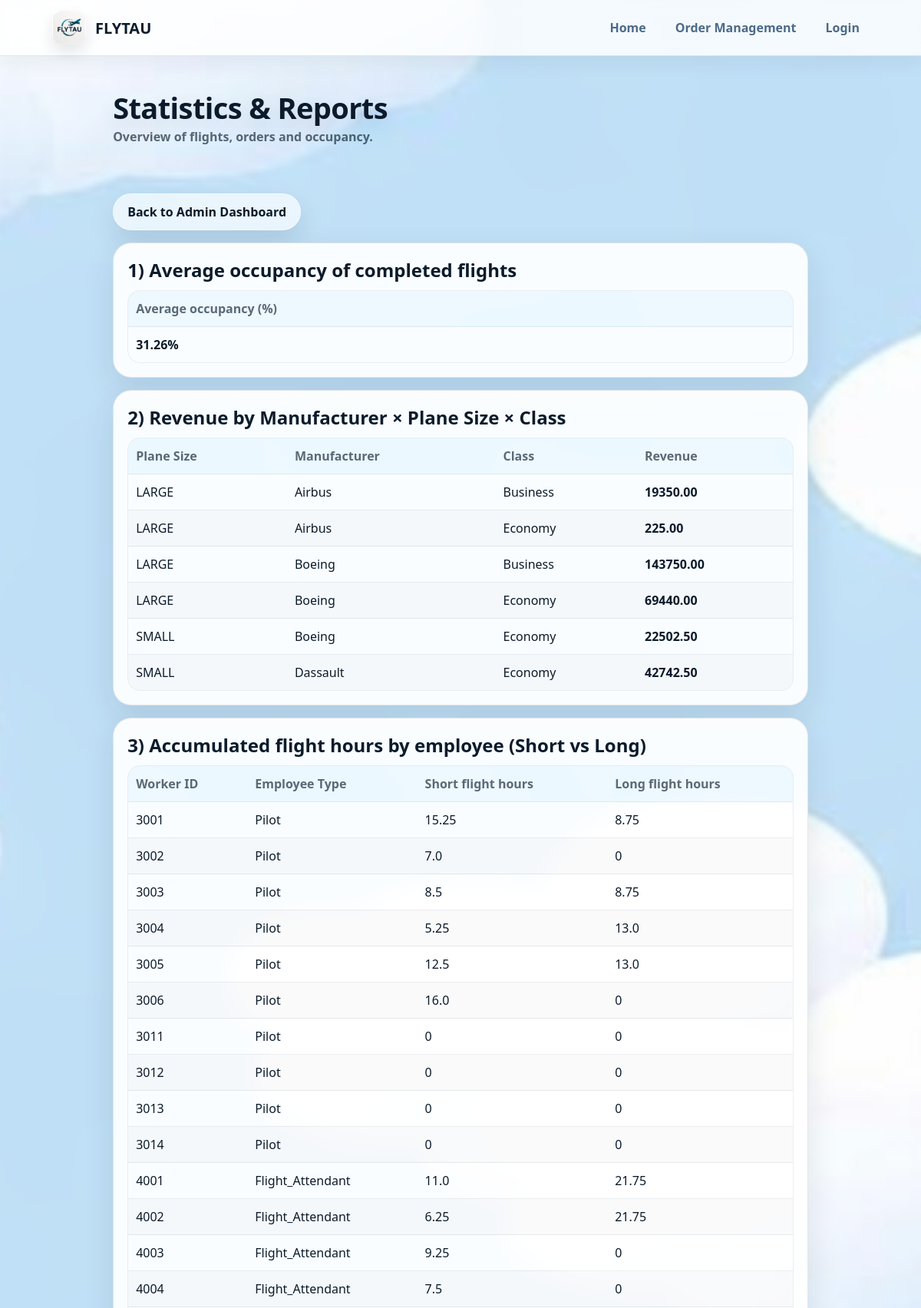
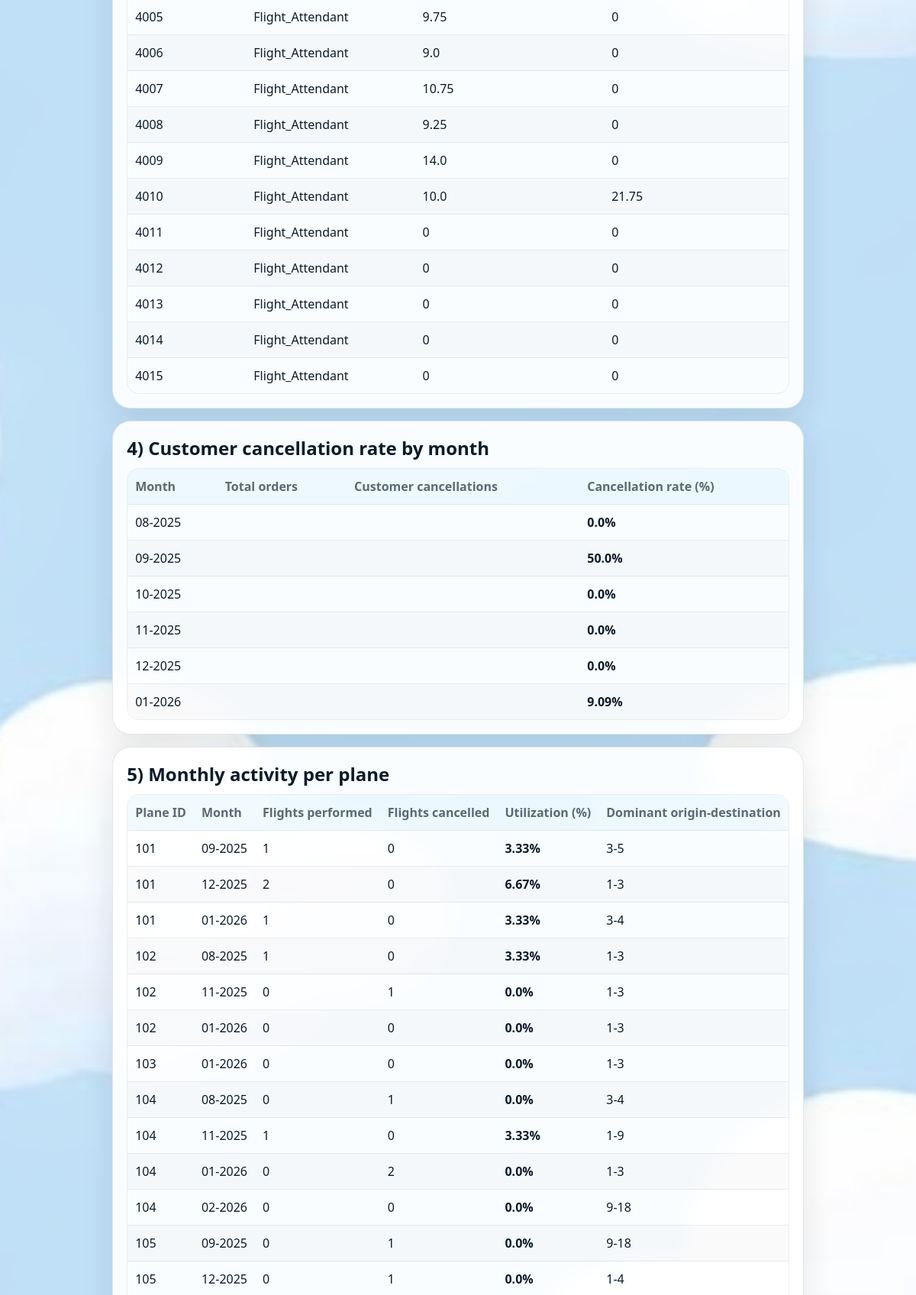
The page /admin/reports (signed in, upper part) on the database its author committed (2 pictures, top to bottom).
### tables this page shows
CREATE TABLE Planes (
    Plane_ID INTEGER PRIMARY KEY,
    Purchase_Date TEXT,
    Plane_Size TEXT NOT NULL CHECK (Plane_Size IN ('SMALL','LARGE')),
    Manufacturer TEXT NOT NULL CHECK (Manufacturer IN ('Boeing','Airbus','Dassault'))
);

CREATE TABLE Pilots (
    Worker_ID INTEGER PRIMARY KEY,
    City TEXT,
    Street TEXT,
    House_Number INTEGER,
    First_Name_In_Hebrew TEXT,
    Last_Name_In_Hebrew TEXT,
    Worker_Phone_Number TEXT,
    Start_Date TEXT,
    Is_Qualified INTEGER CHECK (Is_Qualified IN (0,1))
);

### main.py (the view)
@app.route("/admin/reports", methods=["GET"])
def admin_reports():
    if not admin_required_or_redirect():
        return redirect(url_for("login"))
    avg_occupancy_percent = None
    revenue_rows = []
    worker_hours_rows = []
    cancel_rate_rows = []
    plane_month_rows = []
    try:
        with db_cursor() as (_, cursor):
            cursor.execute("""
                SELECT
                    ROUND(AVG(per_flight.occupied_seats * 1.0 / per_flight.total_seats) * 100, 2) AS avg_occupancy_percent
                FROM (
                    SELECT
                        f.Flight_ID,
                        COUNT(*) AS occupied_seats,
                        (
                            SELECT COUNT(*)
                            FROM Seats s
                            WHERE s.Plane_ID = f.Plane_ID
                        ) AS total_seats
                    FROM Flight f
                    JOIN Orders o
                        ON o.Flight_ID = f.Flight_ID
                    JOIN Selected_Seats ss
                        ON ss.Unique_Order_ID = o.Unique_Order_ID
                       AND ss.Is_Occupied = 1
                    WHERE f.Flight_Status = 'done'
                    GROUP BY f.Flight_ID, f.Plane_ID
                ) AS per_flight;
            """)
            row = cursor.fetchone()
            avg_occupancy_percent = row["avg_occupancy_percent"] if row else None
            cursor.execute("""
                SELECT
                    pl.Plane_Size,
                    pl.Manufacturer,
                    s.Class,
                    SUM(
                        CASE
                            WHEN o.Order_Status IN ('active','done') THEN
                                CASE
                                    WHEN s.Class = 'Economy'  THEN f.Economy_Price
                                    WHEN s.Class = 'Business' THEN f.Business_Price
                                END
                            WHEN o.Order_Status = 'customercancellation' THEN
                                0.05 * CASE
                                    WHEN s.Class = 'Economy'  THEN f.Economy_Price
                                    WHEN s.Class = 'Business' THEN f.Business_Price
                                END
                            WHEN o.Order_Status = 'systemcancellation' THEN
                                0
                            ELSE 0
                        END
                    ) AS Revenue
                FROM Orders o
                JOIN Flight f
                  ON f.Flight_ID = o.Flight_ID
                JOIN Planes pl
                  ON pl.Plane_ID = f.Plane_ID
                JOIN Selected_Seats ss
                  ON ss.Unique_Order_ID = o.Unique_Order_ID
                JOIN Seats s
                  ON s.Plane_ID = ss.Plane_ID
                 AND s.Row_Num = ss.Row_Num
                 AND s.Column_Number = ss.Column_Number
                GROUP BY
                    pl.Plane_Size,
                    pl.Manufacturer,
                    s.Class
                ORDER BY
                    pl.Manufacturer, pl.Plane_Size, s.Class;
            """)
            revenue_rows = cursor.fetchall() or []
            cursor.execute("""
                SELECT
                    w.Worker_ID,
                    w.Employee_Type,
                    ROUND(SUM(
                        CASE
                            WHEN (strftime('%s','1970-01-01 ' || r.Duration) - strftime('%s','1970-01-01 00:00:00'))
                                 <= (6 * 3600)
                            THEN (strftime('%s','1970-01-01 ' || r.Duration) - strftime('%s','1970-01-01 00:00:00'))
                            ELSE 0
                        END
                    ) / 3600.0, 2) AS Short_Flight_Hours,
                    ROUND(SUM(
                        CASE
                            WHEN (strftime('%s','1970-01-01 ' || r.Duration) - strftime('%s','1970-01-01 00:00:00'))
                                 > (6 * 3600)
                            THEN (strftime('%s','1970-01-01 ' || r.Duration) - strftime('%s','1970-01-01 00:00:00'))
                            ELSE 0
                        END
                    ) / 3600.0, 2) AS Long_Flight_Hours
                FROM (
                    SELECT Worker_ID, 'Pilot' AS Employee_Type
                    FROM Pilots
                    UNION ALL
                    SELECT Worker_ID, 'Flight_Attendant' AS Employee_Type
                    FROM Flight_Attendants
                ) AS w

                LEFT JOIN Pilots_Scheduled_to_Flights psf
                  ON w.Employee_Type = 'Pilot'
                 AND psf.Worker_ID = w.Worker_ID

                LEFT JOIN Flight_Attendants_Assigned_To_Flights fa
                  ON w.Employee_Type = 'Flight_Attendant'
                 AND fa.Worker_ID = w.Worker_ID

                LEFT JOIN Flight f
                  ON f.Flight_ID = COALESCE(psf.Flight_ID, fa.Flight_ID)
                 AND f.Flight_Status = 'done'

                LEFT JOIN Routes r
                  ON r.Origin_Airport = f.Origin_Airport
                 AND r.Destination_Airport = f.Destination_Airport

                GROUP BY
                    w.Worker_ID,
                    w.Employee_Type
                ORDER BY
                    w.Worker_ID,
                    w.Employee_Type;
            """)
            worker_hours_rows = cursor.fetchall() or []
            cursor.execute("""
                SELECT
                    strftime('%m-%Y', Date_Of_Order) AS month_year,
                    ROUND(
                        100.0 * SUM(CASE WHEN Order_Status = 'customercancellation' THEN 1 ELSE 0 END) / COUNT(*),
                        2
                    ) AS customer_cancellation_rate_percent
                FROM Orders
                GROUP BY strftime('%Y-%m', Date_Of_Order)
                ORDER BY MIN(Date_Of_Order);
            """)
            cancel_rate_rows = cursor.fetchall() or []
            cursor.execute("""
                SELECT
                    f.Plane_ID,
                    strftime('%m-%Y', MIN(f.Departure_Date)) AS month_year,

                    SUM(CASE WHEN f.Flight_Status = 'done' THEN 1 ELSE 0 END) AS flights_performed,
                    SUM(CASE WHEN f.Flight_Status = 'cancelled' THEN 1 ELSE 0 END) AS flights_cancelled,

                    ROUND(100.0 * SUM(CASE WHEN f.Flight_Status = 'done' THEN 1 ELSE 0 END) / 30.0, 2) AS utilization_percent,

                    (
                        SELECT printf('%s-%s', f2.Origin_Airport, f2.Destination_Airport)
                        FROM Flight f2
                        WHERE f2.Plane_ID = f.Plane_ID
                          AND strftime('%Y-%m', f2.Departure_Date) = strftime('%Y-%m', MIN(f.Departure_Date))
                        GROUP BY f2.Origin_Airport, f2.Destination_Airport
                        ORDER BY COUNT(*) DESC, f2.Origin_Airport, f2.Destination_Airport
                        LIMIT 1
                    ) AS dominant_origin_destination

                FROM Flight f
                GROUP BY
                    f.Plane_ID,
                    strftime('%Y', f.Departure_Date),
                    strftime('%m', f.Departure_Date)
                ORDER BY
                    f.Plane_ID,
                    strftime('%Y', f.Departure_Date),
                    strftime('%m', f.Departure_Date);
            """)
            plane_month_rows = cursor.fetchall() or []
        return render_template(
            "admin_reports.html",
            avg_occupancy_percent=avg_occupancy_percent,
            revenue_rows=revenue_rows,
            worker_hours_rows=worker_hours_rows,
            cancel_rate_rows=cancel_rate_rows,
            plane_month_rows=plane_month_rows
        )
    except Exception as e:
        flash(f"Database error loading reports: {e}", "error")
        return redirect(url_for("admin_dashboard"))

### templates/admin_reports.html (shortened to what this page needs)
<!DOCTYPE html>
<html lang="en">
<head>
  <link rel="stylesheet" href="{{ url_for('static', filename='styles.css') }}">
</head>
<body>
  {% include "topbar.html" %}
  <main class="page">
    <div class="page-inner">
      <section class="hero-card hero-card--wide">
        <h1 style="margin:0;">Statistics & Reports</h1>
        <p class="subtitle" style="margin-top:6px;">Overview of flights, orders and occupancy.</p>
        <div class="cta-row cta-row--below" style="margin-top:14px;">
          <a class="btn btn-secondary" href="{{ url_for('admin_dashboard') }}">Back to Admin Dashboard</a>
        </div>
      </section>
      <section class="table-card" style="margin-top:16px;">
        <h2 style="margin:0 0 10px;">1) Average occupancy of completed flights</h2>
        <div class="table-wrap">
          <table class="flights-table">
            <thead>
              <tr>
                <th>Average occupancy (%)</th>
              </tr>
            </thead>
            <tbody>
              <tr>
                <td>
                  {% if avg_occupancy_percent is not none %}
                    <b>{{ avg_occupancy_percent }}%</b>
                  {% else %}
                    <span class="muted">No data</span>
                  {% endif %}
                </td>
              </tr>
            </tbody>
          </table>
        </div>
      </section>
      <section class="table-card" style="margin-top:16px;">
        <h2 style="margin:0 0 10px;">2) Revenue by Manufacturer × Plane Size × Class</h2>
        <div class="table-wrap">
          <table class="flights-table">
            <thead>
              <tr>
                <th>Plane Size</th>
                <th>Manufacturer</th>
                <th>Class</th>
                <th>Revenue</th>
              </tr>
            </thead>
            <tbody>
              {% if revenue_rows and revenue_rows|length > 0 %}
                {% for r in revenue_rows %}
                  <tr>
                    <td>{{ r.Plane_Size }}</td>
                    <td>{{ r.Manufacturer }}</td>
                    <td>{{ r.Class }}</td>
                    <td><b>{{ "%.2f"|format(r.Revenue or 0) }}</b></td>
                  </tr>
                {% endfor %}
              {% else %}
                <tr><td colspan="4" class="muted">No data</td></tr>
              {% endif %}
            </tbody>
          </table>
        </div>
      </section>
      <section class="table-card" style="margin-top:16px;">
        <h2 style="margin:0 0 10px;">3) Accumulated flight hours by employee (Short vs Long)</h2>
        <div class="table-wrap">
          <table class="flights-table">
            <thead>
              <tr>
                <th>Worker ID</th>
                <th>Employee Type</th>
                <th>Short flight hours</th>
                <th>Long flight hours</th>
              </tr>
            </thead>
            <tbody>
              {% if worker_hours_rows and worker_hours_rows|length > 0 %}
                {% for r in worker_hours_rows %}
                  <tr>
                    <td>{{ r.Worker_ID }}</td>
                    <td>{{ r.Employee_Type }}</td>
                    <td>{{ r.Short_Flight_Hours or 0 }}</td>
                    <td>{{ r.Long_Flight_Hours or 0 }}</td>
                  </tr>
                {% endfor %}
              {% else %}
                <tr><td colspan="4" class="muted">No data</td></tr>
              {% endif %}
            </tbody>
          </table>
        </div>
      </section>
      <section class="table-card" style="margin-top:16px;">
        <h2 style="margin:0 0 10px;">4) Customer cancellation rate by month</h2>
        <div class="table-wrap">
          <table class="flights-table">
            <thead>
              <tr>
                <th>Month</th>
                <th>Total orders</th>
                <th>Customer cancellations</th>
                <th>Cancellation rate (%)</th>
              </tr>
            </thead>
            <tbody>
              {% if cancel_rate_rows and cancel_rate_rows|length > 0 %}
                {% for r in cancel_rate_rows %}
                  <tr>
                    <td>{{ r.month_year }}</td>
                    <td>{{ r.total_orders }}</td>
                    <td>{{ r.customer_cancellations }}</td>
                    <td><b>{{ r.customer_cancellation_rate_percent }}%</b></td>
                  </tr>
                {% endfor %}
              {% else %}
                <tr><td colspan="4" class="muted">No data</td></tr>
              {% endif %}
            </tbody>
          </table>
        </div>
      </section>
      <section class="table-card" style="margin-top:16px; margin-bottom:24px;">
        <h2 style="margin:0 0 10px;">5) Monthly activity per plane</h2>
        <div class="table-wrap">
          <table class="flights-table">
            <thead>
              <tr>
                <th>Plane ID</th>
                <th>Month</th>
                <th>Flights performed</th>
                <th>Flights cancelled</th>
                <th>Utilization (%)</th>
                <th>Dominant origin-destination</th>
              </tr>
            </thead>
            <tbody>
              {% if plane_month_rows and plane_month_rows|length > 0 %}
                {% for r in plane_month_rows %}
                  <tr>
                    <td>{{ r.Plane_ID }}</td>
                    <td>{{ r.month_year }}</td>
                    <td>{{ r.flights_performed }}</td>
                    <td>{{ r.flights_cancelled }}</td>
                    <td><b>{{ r.utilization_percent }}%</b></td>
                    <td>{{ r.dominant_origin_destination }}</td>
                  </tr>
                {% endfor %}
              {% else %}
                <tr><td colspan="6" class="muted">No data</td></tr>
              {% endif %}
            </tbody>
          </table>
        </div>
      </section>
    </div>
  </main>
</body>
</html>

### rows shown on the page
Planes: Plane_Size "SMALL", Manufacturer "Boeing", Class "Economy", Revenue "22502.50"
Pilots: Worker_ID "3001", Employee_Type "Pilot", Short_Flight_Hours "15.25", Long_Flight_Hours "8.75"
Pilots: Worker_ID "3002", Employee_Type "Pilot", Short_Flight_Hours "7.0", Long_Flight_Hours "0"
Pilots: Worker_ID "3003", Employee_Type "Pilot", Short_Flight_Hours "8.5", Long_Flight_Hours "8.75"
Pilots: Worker_ID "3004", Employee_Type "Pilot", Short_Flight_Hours "5.25", Long_Flight_Hours "13.0"
Pilots: Worker_ID "3005", Employee_Type "Pilot", Short_Flight_Hours "12.5", Long_Flight_Hours "13.0"
Pilots: Worker_ID "3006", Employee_Type "Pilot", Short_Flight_Hours "16.0", Long_Flight_Hours "0"
Pilots: Worker_ID "3011", Employee_Type "Pilot", Is_Qualified "0"
Pilots: Worker_ID "3012", Employee_Type "Pilot", Is_Qualified "0"
Pilots: Worker_ID "3013", Employee_Type "Pilot", Is_Qualified "0"
Pilots: Worker_ID "3014", Employee_Type "Pilot", Is_Qualified "0"

### other values the page prints
{{ avg_occupancy_percent }} "31.26"
{{ r.Plane_Size }} "LARGE" "LARGE" "LARGE" "LARGE" "SMALL"
{{ r.Manufacturer }} "Airbus" "Airbus" "Boeing" "Boeing" "Dassault"
{{ r.Class }} "Business" "Economy" "Business" "Economy" "Economy"
{{ "%.2f"|format(r.Revenue or 0) }} "19350.00" "225.00" "143750.00" "69440.00" "42742.50"
{{ r.Worker_ID }} "4001" "4002" "4003" "4004" "4005" "4006" "4007" "4008" "4009" "4010" "4011" "4012" "4013" "4014" "4015"
{{ r.Employee_Type }} "Flight_Attendant" "Flight_Attendant" "Flight_Attendant" "Flight_Attendant" "Flight_Attendant" "Flight_Attendant" "Flight_Attendant" "Flight_Attendant" "Flight_Attendant" "Flight_Attendant" "Flight_Attendant" "Flight_Attendant" "Flight_Attendant" "Flight_Attendant" "Flight_Attendant"
{{ r.Short_Flight_Hours or 0 }} "11.0" "6.25" "9.25" "7.5" "9.75" "9.0" "10.75" "9.25" "14.0" "10.0" "0" "0" "0" "0" "0"
{{ r.Long_Flight_Hours or 0 }} "21.75" "21.75" "0" "0" "0" "0" "0" "0" "0" "21.75" "0" "0" "0" "0" "0"
{{ r.month_year }} "08-2025" "09-2025" "10-2025" "11-2025" "12-2025" "01-2026"
{{ r.customer_cancellation_rate_percent }} "0.0" "50.0" "0.0" "0.0" "0.0" "9.09"
{{ r.Plane_ID }} "101" "101" "101" "102" "102" "102" "103" "104" "104" "104" "104" "105" "105"
{{ r.month_year }} "09-2025" "12-2025" "01-2026" "08-2025" "11-2025" "01-2026" "01-2026" "08-2025" "11-2025" "01-2026" "02-2026" "09-2025" "12-2025"
{{ r.flights_performed }} "1" "2" "1" "1" "0" "0" "0" "0" "1" "0" "0" "0" "0"
{{ r.flights_cancelled }} "0" "0" "0" "0" "1" "0" "0" "1" "0" "2" "0" "1" "1"
